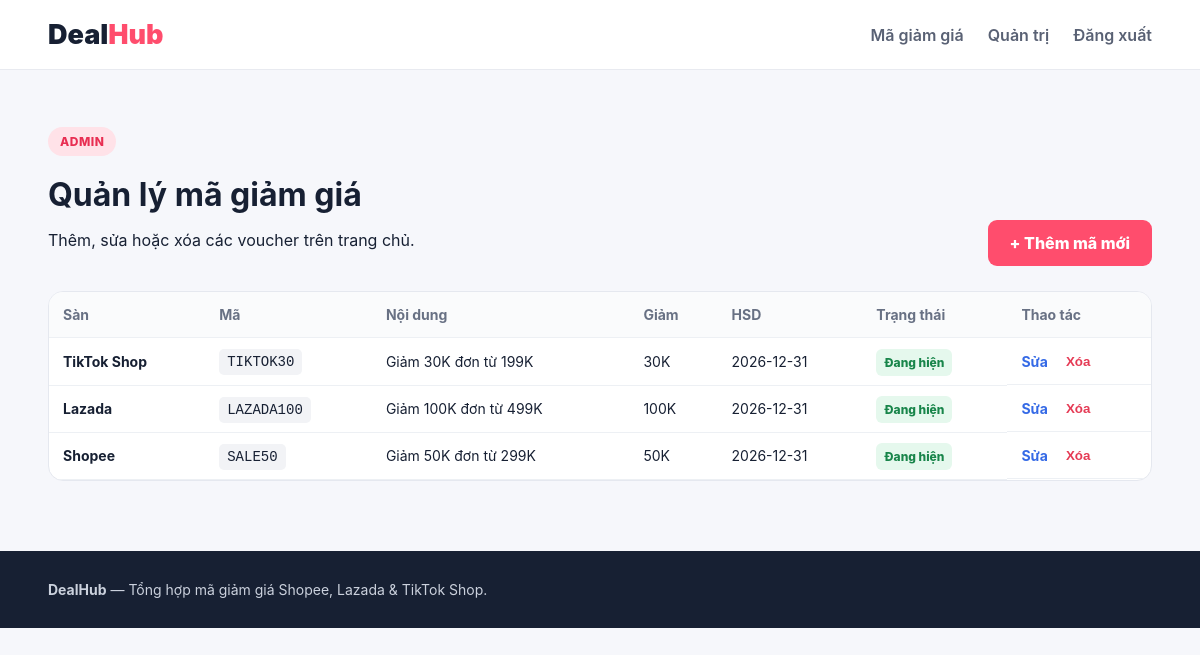
/admin (signed in), run on the app's committed database.
### tables this page shows
CREATE TABLE coupons (
            id INTEGER PRIMARY KEY AUTOINCREMENT,
            platform TEXT NOT NULL,
            title TEXT NOT NULL,
            code TEXT NOT NULL,
            discount TEXT NOT NULL,
            min_order TEXT DEFAULT '',
            expires_at TEXT DEFAULT '',
            link TEXT DEFAULT '',
            description TEXT DEFAULT '',
            active INTEGER DEFAULT 1,
            created_at TEXT NOT NULL
        );

### app.py (the view)
@app.route("/admin")
@admin_required
def admin():
    conn = get_db()
    coupons = conn.execute("SELECT * FROM coupons ORDER BY id DESC").fetchall()
    conn.close()
    return render_template("admin.html", coupons=coupons)

### app.py (called while the page is built)
def get_db():
    conn = sqlite3.connect(DB)
    conn.row_factory = sqlite3.Row
    return conn

def admin_required(fn):
    @wraps(fn)
    def wrapper(*args, **kwargs):
        if not session.get("admin"):
            return redirect(url_for("login"))
        return fn(*args, **kwargs)
    return wrapper

### templates/admin.html (shortened to what this page needs)
{% extends "base.html" %}
{% block content %}
<main class="container admin-page">
    <div class="admin-head">
        <div>
            <p class="badge">ADMIN</p>
            <h1>Quản lý mã giảm giá</h1>
            <p>Thêm, sửa hoặc xóa các voucher trên trang chủ.</p>
        </div>
        <a class="primary button-link" href="{{ url_for('add_coupon') }}">+ Thêm mã mới</a>
    </div>
    <div class="table-wrap">
        <table>
            <thead>
                <tr>
                    <th>Sàn</th>
                    <th>Mã</th>
                    <th>Nội dung</th>
                    <th>Giảm</th>
                    <th>HSD</th>
                    <th>Trạng thái</th>
                    <th>Thao tác</th>
                </tr>
            </thead>
            <tbody>
            {% for c in coupons %}
                <tr>
                    <td><strong>{{ c.platform }}</strong></td>
                    <td><code>{{ c.code }}</code></td>
                    <td>{{ c.title }}</td>
                    <td>{{ c.discount }}</td>
                    <td>{{ c.expires_at or '-' }}</td>
                    <td>
                        {% if c.active %}
                            <span class="status on">Đang hiện</span>
                        {% else %}
                            <span class="status off">Đã ẩn</span>
                        {% endif %}
                    </td>
                    <td class="actions">
                        <a href="{{ url_for('edit_coupon', coupon_id=c.id) }}">Sửa</a>
                        <form method="POST" action="{{ url_for('delete_coupon', coupon_id=c.id) }}" onsubmit="return confirm('Xóa mã này?')">
                            <button class="delete">Xóa</button>
                        </form>
                    </td>
                </tr>
            {% endfor %}
            </tbody>
        </table>
    </div>
</main>
{% endblock %}

### static/style.css (style rules this page uses)
* { box-sizing:border-box }
body { margin:0;font-family:Inter,Arial,sans-serif;background:#f6f7fb;color:#172033 }
a { text-decoration:none;color:inherit }
.container { width:min(1120px,92%);margin:auto }
.badge { display:inline-block;background:#ffe2e8;color:#e82e52;border-radius:999px;padding:7px 12px;font-size:12px;font-weight:800;letter-spacing:.5px }
.search button,.primary { border:0;background:#ff4d6d;color:#fff;padding:13px 22px;border-radius:9px;font-weight:800;cursor:pointer }
.admin-page { padding:45px 0 70px }
.admin-head { display:flex;justify-content:space-between;align-items:end;margin-bottom:25px }
.admin-head h1 { margin:7px 0 }
.button-link { display:inline-block }
.table-wrap { overflow:auto;background:#fff;border:1px solid #e5e8ef;border-radius:15px }
table { width:100%;border-collapse:collapse;min-width:900px }
th,td { text-align:left;padding:14px;border-bottom:1px solid #edf0f4;font-size:14px }
th { background:#fafbfc;color:#687184 }
code { background:#f2f3f6;padding:5px 8px;border-radius:5px }
.status { padding:6px 8px;border-radius:6px;font-size:12px;font-weight:800 }
.status.on { background:#e5f8ed;color:#18854a }
.actions { display:flex;gap:12px;align-items:center }
.actions a { color:#356ae6;font-weight:700 }
.actions form { margin:0 }
.delete { border:0;background:none;color:#e53b55;font-weight:700;cursor:pointer }

### data on the page
coupons: platform "TikTok Shop", code "TIKTOK30", title "Giảm 30K đơn từ 199K", discount "30K", expires_at "2026-12-31", active "Đang hiện"
coupons: platform "Lazada", code "LAZADA100", title "Giảm 100K đơn từ 499K", discount "100K", expires_at "2026-12-31", active "Đang hiện"
coupons: platform "Shopee", code "SALE50", title "Giảm 50K đơn từ 299K", discount "50K", expires_at "2026-12-31", active "Đang hiện"
